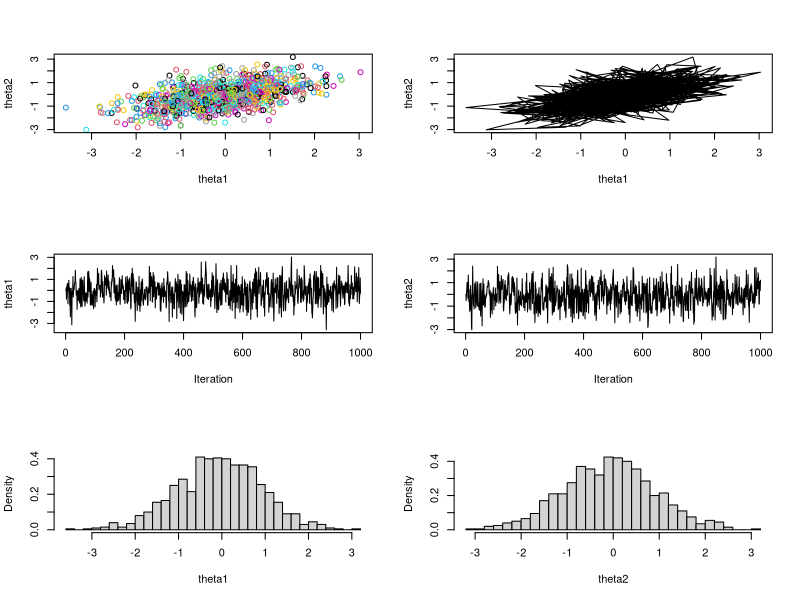

Here is the R script that generated this plot:
## Example: Gibbs sampler for a bivariate normal

gibbs=function(N,rho) 
{
  mat=matrix(ncol=2,nrow=N)
  th1=0
  th2=0
  mat[1, ]=c(th1,th2)
  for (i in 2:N) 
  {
    th1=rnorm(1,rho*th2,sqrt(1-rho^2))
    th2=rnorm(1,rho*th1,sqrt(1-rho^2))
    mat[i, ]=c(th1,th2)
  }
  return(mat)
}

out=gibbs(1000,0.5)
par(mfrow=c(3,2))
plot(out,col=1:1000,xlab="theta1",ylab="theta2")
plot(out,type="l",xlab="theta1",ylab="theta2")
plot(ts(out[,1]),xlab="Iteration",ylab="theta1")
plot(ts(out[,2]),xlab="Iteration",ylab="theta2")
hist(out[,1],40,freq=FALSE,main="",xlab="theta1")
hist(out[,2],40,freq=FALSE,main="",xlab="theta2")